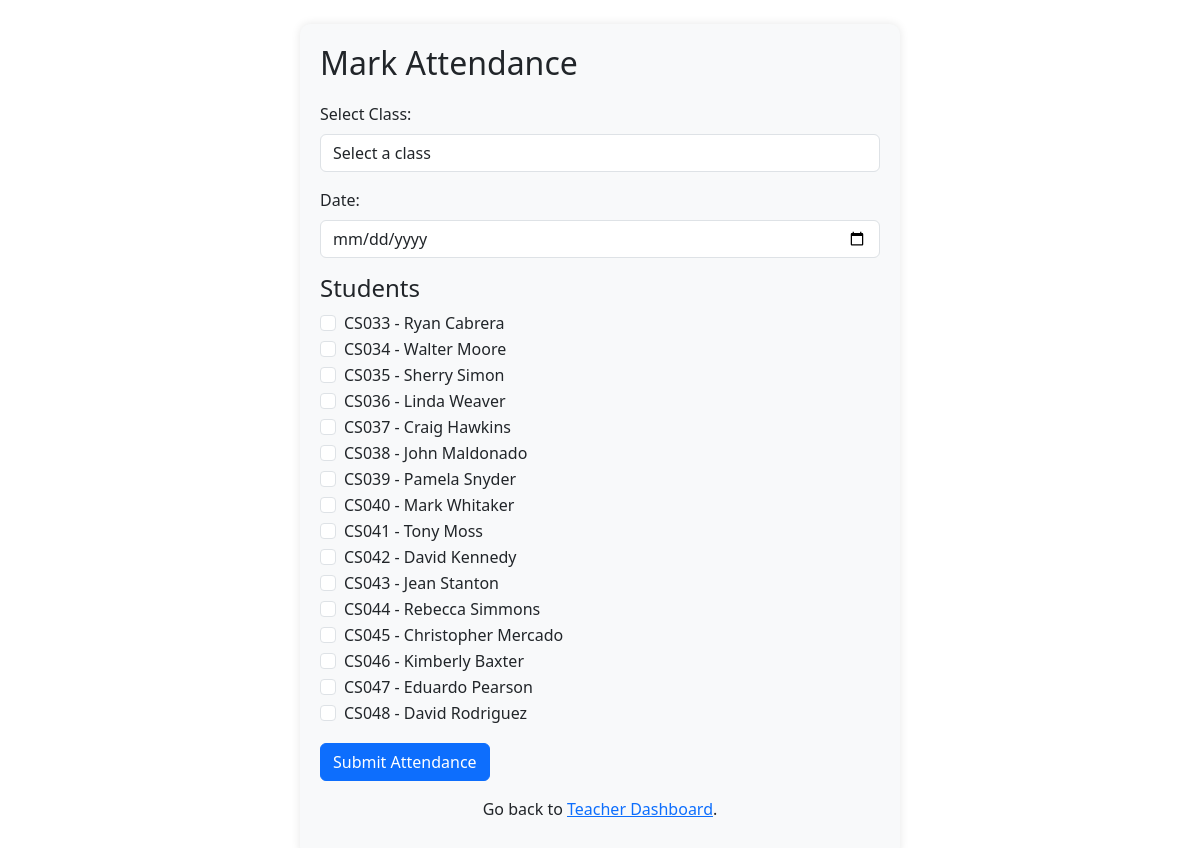
Page /mark_attendance?class_id=5 (signed in) on the committed database.
### tables this page shows
CREATE TABLE Student (
                    id INTEGER PRIMARY KEY AUTOINCREMENT,
                    name TEXT NOT NULL,
                    email TEXT UNIQUE NOT NULL,
                    password TEXT NOT NULL,
                    roll_number TEXT UNIQUE NOT NULL,
                    class_id INTEGER,
                    user_id INTEGER,
                    FOREIGN KEY (class_id) REFERENCES Class(id)
                    FOREIGN KEY (user_id) REFERENCES users(id)
                   );

### attendance_system/app.py (the view, shortened to what this page needs)
@app.route('/mark_attendance', methods=['GET', 'POST'])
@teacher_required
def mark_attendance():
    conn = sqlite3.connect(DB_PATH)
    cursor = conn.cursor()
    teacher_id = session['user_id']
    cursor.execute('''SELECT Class.id, Class.name
    FROM Class
    JOIN TeacherClassSubject ON Class.id = TeacherClassSubject.class_id
    WHERE TeacherClassSubject.teacher_id = ?
    ''', (teacher_id,))
    print(teacher_id)
    classes = cursor.fetchall()
    print(classes)
    selected_class_id = request.args.get('class_id')
    selected_date = request.args.get('date')
    students = []
    if selected_class_id:
        cursor.execute("SELECT id, name, roll_number FROM Student WHERE class_id = ?", (selected_class_id,))
        students = cursor.fetchall()
    conn.close()
    return render_template('mark_attendance.html', classes=classes, students=students, selected_class_id=selected_class_id, selected_date=selected_date,teacher_id = teacher_id)

### attendance_system/app.py (called while the page is built)
@login_manager.user_loader
def load_user(user_id):
    conn = sqlite3.connect(DB_PATH)
    cursor = conn.cursor()
    cursor.execute("SELECT id, email, role FROM users WHERE id = ?", (user_id,))
    user = cursor.fetchone()
    conn.close()
    if user:
        return User(id=user[0], email=user[1], role=user[2])
    return None

def teacher_required(f):
    @wraps(f)
    def decorated_function(*args, **kwargs):
        if 'user_id' not in session or session.get('role') != 'teacher':
            return "Access Denied: Teachers Only", 403
        return f(*args, **kwargs)
    return decorated_function

### attendance_system/templates/mark_attendance.html (shortened to what this page needs)
</html><!DOCTYPE html>
<html lang="en">
<head>
    <link rel="stylesheet" href="https://cdn.jsdelivr.net/npm/bootstrap@5.3.0/dist/css/bootstrap.min.css">
</head>
<body class="container mt-4">
    <div class="form-container">
        <h2 class="form-header">Mark Attendance</h2>
        <form action="{{ url_for('mark_attendance') }}" method="POST">
            <div class="mb-3">
                <label for="class_id" class="form-label">Select Class:</label>
                <select id="class_id" name="class_id" class="form-control" required onchange="loadStudents()">
                    <option value="">Select a class</option>
                </select>
            </div>
            <div class="mb-3">
                <label for="date" class="form-label">Date:</label>
                <input type="date" id="date" name="date" class="form-control" value="{{ selected_date }}" required>
            </div>
            {% if students %}
                <h4>Students</h4>
                {% for student in students %}
                    <div class="form-check">
                        <input class="form-check-input" type="checkbox" name="{{ student[0] }}" value="Present">
                        <label class="form-check-label">{{ student[2] }} - {{ student[1] }}</label>
                    </div>
                {% endfor %}
            {% endif %}
            <button type="submit" class="btn btn-primary mt-3">Submit Attendance</button>
            <br>
            <div>
                <p class="text-center mt-3">Go back to <a href="{{ url_for('teacher_dashboard',teacher_id = teacher_id) }}">Teacher Dashboard</a>.</p>
            </div>
        </form>
    </div>
</body>
</html>

### attendance_system/templates/mark_attendance.html (style rules this page uses)
.form-container { max-width: 600px; margin: auto; padding: 20px; background-color: #f8f9fa; border-radius: 10px; box-shadow: 0 0 10px rgba(0, 0, 0, 0.1); }
.form-header { margin-bottom: 20px; }

### rows in the picture
Student: roll_number "CS033", name "Ryan Cabrera"
Student: roll_number "CS034", name "Walter Moore"
Student: roll_number "CS035", name "Sherry Simon"
Student: roll_number "CS036", name "Linda Weaver"
Student: roll_number "CS037", name "Craig Hawkins"
Student: roll_number "CS038", name "John Maldonado"
Student: roll_number "CS039", name "Pamela Snyder"
Student: roll_number "CS040", name "Mark Whitaker"
Student: roll_number "CS041", name "Tony Moss"
Student: roll_number "CS042", name "David Kennedy"
Student: roll_number "CS043", name "Jean Stanton"
Student: roll_number "CS044", name "Rebecca Simmons"
Student: roll_number "CS045", name "Christopher Mercado"
Student: roll_number "CS046", name "Kimberly Baxter"
Student: roll_number "CS047", name "Eduardo Pearson"
Student: roll_number "CS048", name "David Rodriguez"
